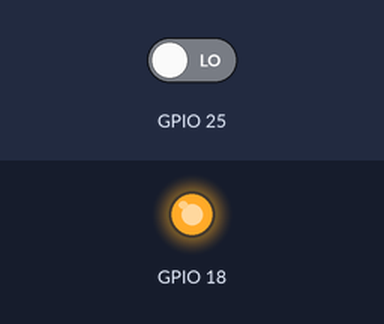
Bench run of a program on a simulated Raspberry Pi (BCM pin numbers). Shown: output pins drawn as LEDs (lit = HIGH). The test bench sets the inputs (shaded band); at power-on: GPIO 25 LOW. What the program prints to the terminal is not drawn.

Above: at 1.2 s.
1.3 s: GPIO 25 driven HIGH
At 2.1 s:
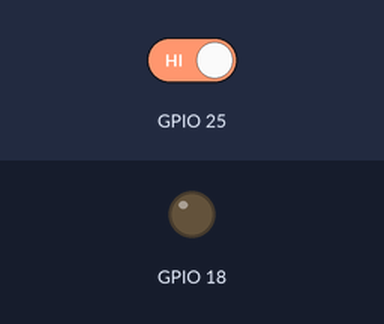
2.8 s: GPIO 25 driven LOW
At 3.3 s:
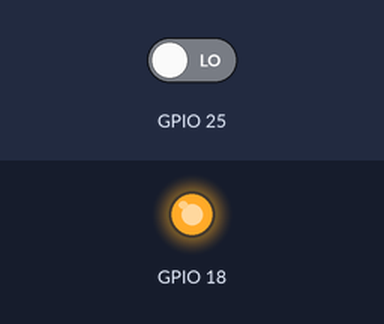
Timing chart, 0 to 5.8 s (numbered marks = the images above; inputs shaded):
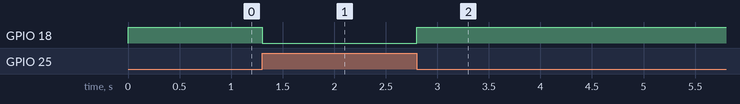

The program:

iotest_push.py
```python
import RPi.GPIO as GPIO
import time

GPIO.setwarnings(False)
GPIO.setmode(GPIO.BCM)
GPIO.setup(18, GPIO.OUT)
GPIO.setup(25, GPIO.IN)

while True:
    #turn off the led when button is high
    if GPIO.input(25):
        print("GPIO.output(18, FALSE")
        GPIO.output(18, False)
    else:
        print("GPIO.output(18, TRUE")
        GPIO.output(18, True)
```

Measured:
- after the input at 1.3 s, GPIO 18: HIGH → LOW at once
- after the input at 2.8 s, GPIO 18: LOW → HIGH at once
